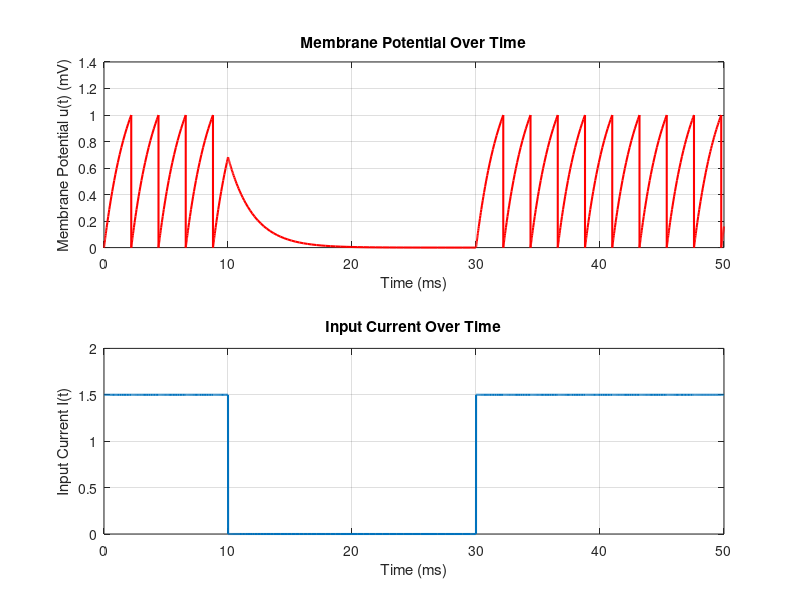

Source code (MATLAB):
function instant()
    % Parameters
    R = 2;
    C = 1;
    u_spike = -63;
    u_rest = -65;
    u_r = u_rest;
    tau_m = R * C;
    u0 = u_rest; % Initial condition for u(t)
    I = @(t) (t < 10 | t > 30) * 1.5; % Input current
    tspan = [0 50]; % Time range for simulation

    opts = odeset('RelTol', 1e-6, 'AbsTol', 1e-8, 'Events', @(~, u) spikeEvent(u));

    % Initialize results
    % t_out = zeros(tspan(2) - tspan(1) + 1,1);
    t_out = [];
    u_out = [];

    % Loop over integration to handle reset
    t_start = tspan(1);
    while t_start < tspan(2)
        [t, u, te, ~, ~] = ode45(@(t, u) dudt(t, u), [t_start tspan(2)], u0, opts);

        % Append results

        t_out = [t_out; t];
        u_out = [u_out; u];

        % Check if spike event occurred
        if isempty(te)
            break; % No spike detected, terminate loop
        end

        % Reset u to u_rest and continue integration
        t_start = te(end); % Restart from the event time
        u0 = u_r;       % Reset u to resting potential
    end

    % Plot results
    figure;
    subplot(2, 1, 1);
    dudv = (u_out - u_rest)/(u_spike - u_rest);
    plot(t_out, dudv, 'LineWidth', 1.5, 'Color','r');
    xlabel('Time (ms)');
    ylabel('Membrane Potential u(t) (mV)');
    title('Membrane Potential Over Time');
    grid on;

    subplot(2, 1, 2);
    plot(t_out, arrayfun(I, t_out), 'LineWidth', 1.5);
    xlabel('Time (ms)');
    ylabel('Input Current I(t)');
    title('Input Current Over Time');
    grid on;

    % Define the differential equation
    function dudt = dudt(t, u)
        dudt = (-(u - u_rest) + R * I(t)) / tau_m;
    end

    function [value, isterminal, direction] = spikeEvent(u)
        value = u - u_spike; % Detect when u exceeds u_spike
        isterminal = 1;      % Stop integration when event occurs
        direction = 1;       % Detect only upward crossings
    end
end
